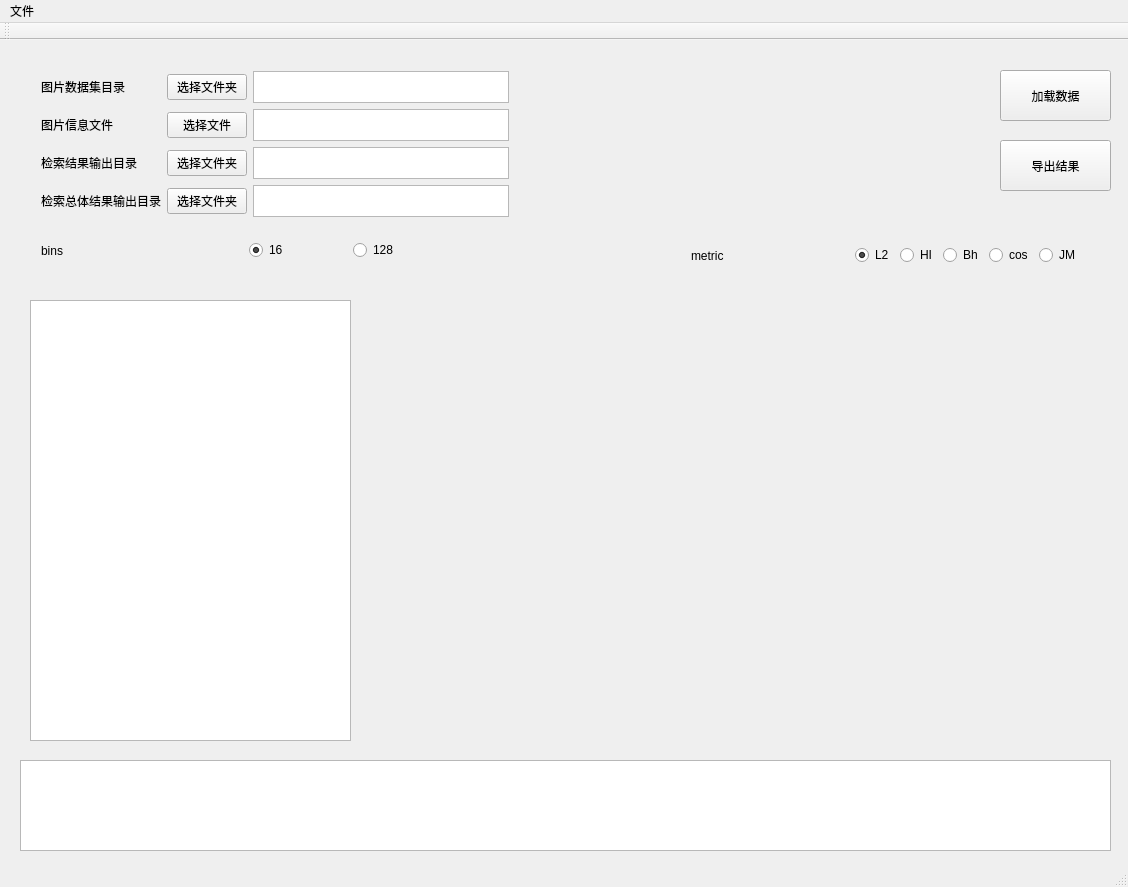
<?xml version="1.0" encoding="UTF-8"?>
<ui version="4.0">
 <class>QtWidgetsApplication1Class</class>
 <widget class="QMainWindow" name="QtWidgetsApplication1Class">
  <property name="geometry">
   <rect>
    <x>0</x>
    <y>0</y>
    <width>1128</width>
    <height>887</height>
   </rect>
  </property>
  <property name="windowTitle">
   <string>QtWidgetsApplication1</string>
  </property>
  <widget class="QWidget" name="centralWidget">
   <widget class="QTextBrowser" name="textBrowser_5">
    <property name="geometry">
     <rect>
      <x>20</x>
      <y>720</y>
      <width>1091</width>
      <height>91</height>
     </rect>
    </property>
    <property name="placeholderText">
     <string/>
    </property>
   </widget>
   <widget class="QWidget" name="gridLayoutWidget_2">
    <property name="geometry">
     <rect>
      <x>30</x>
      <y>20</y>
      <width>951</width>
      <height>151</height>
     </rect>
    </property>
    <layout class="QGridLayout" name="gridLayout_2">
     <property name="sizeConstraint">
      <enum>QLayout::SetFixedSize</enum>
     </property>
     <item row="1" column="0">
      <widget class="QLabel" name="label_2">
       <property name="text">
        <string>图片信息文件</string>
       </property>
      </widget>
     </item>
     <item row="0" column="0">
      <widget class="QLabel" name="label">
       <property name="text">
        <string>图片数据集目录</string>
       </property>
      </widget>
     </item>
     <item row="2" column="0">
      <widget class="QLabel" name="label_3">
       <property name="text">
        <string>检索结果输出目录</string>
       </property>
      </widget>
     </item>
     <item row="3" column="0">
      <widget class="QLabel" name="label_4">
       <property name="text">
        <string>检索总体结果输出目录</string>
       </property>
      </widget>
     </item>
     <item row="2" column="2">
      <widget class="QTextBrowser" name="resultBrowser">
       <property name="sizePolicy">
        <sizepolicy hsizetype="Expanding" vsizetype="Fixed">
         <horstretch>0</horstretch>
         <verstretch>0</verstretch>
        </sizepolicy>
       </property>
       <property name="maximumSize">
        <size>
         <width>800</width>
         <height>32</height>
        </size>
       </property>
      </widget>
     </item>
     <item row="0" column="2">
      <widget class="QTextBrowser" name="dataSetBrowser">
       <property name="sizePolicy">
        <sizepolicy hsizetype="Expanding" vsizetype="Fixed">
         <horstretch>0</horstretch>
         <verstretch>0</verstretch>
        </sizepolicy>
       </property>
       <property name="maximumSize">
        <size>
         <width>800</width>
         <height>32</height>
        </size>
       </property>
      </widget>
     </item>
     <item row="3" column="2">
      <widget class="QTextBrowser" name="overallBrowser">
       <property name="sizePolicy">
        <sizepolicy hsizetype="Expanding" vsizetype="Fixed">
         <horstretch>0</horstretch>
         <verstretch>0</verstretch>
        </sizepolicy>
       </property>
       <property name="maximumSize">
        <size>
         <width>800</width>
         <height>32</height>
        </size>
       </property>
       <property name="overwriteMode">
        <bool>false</bool>
       </property>
      </widget>
     </item>
     <item row="1" column="2">
      <widget class="QTextBrowser" name="infoBrowser">
       <property name="sizePolicy">
        <sizepolicy hsizetype="Expanding" vsizetype="Fixed">
         <horstretch>0</horstretch>
         <verstretch>0</verstretch>
        </sizepolicy>
       </property>
       <property name="maximumSize">
        <size>
         <width>800</width>
         <height>32</height>
        </size>
       </property>
      </widget>
     </item>
     <item row="2" column="1">
      <widget class="QPushButton" name="dresultButton">
       <property name="text">
        <string>选择文件夹</string>
       </property>
      </widget>
     </item>
     <item row="1" column="1">
      <widget class="QPushButton" name="fimageButton">
       <property name="text">
        <string>选择文件</string>
       </property>
      </widget>
     </item>
     <item row="0" column="1">
      <widget class="QPushButton" name="ddataButton">
       <property name="text">
        <string>选择文件夹</string>
       </property>
      </widget>
     </item>
     <item row="3" column="1">
      <widget class="QPushButton" name="doverallButton">
       <property name="text">
        <string>选择文件夹</string>
       </property>
      </widget>
     </item>
    </layout>
   </widget>
   <widget class="QWidget" name="horizontalLayoutWidget_2">
    <property name="geometry">
     <rect>
      <x>30</x>
      <y>180</y>
      <width>431</width>
      <height>61</height>
     </rect>
    </property>
    <layout class="QHBoxLayout" name="horizontalLayout_2">
     <item>
      <widget class="QLabel" name="label_5">
       <property name="sizePolicy">
        <sizepolicy hsizetype="Minimum" vsizetype="Preferred">
         <horstretch>0</horstretch>
         <verstretch>0</verstretch>
        </sizepolicy>
       </property>
       <property name="text">
        <string>bins</string>
       </property>
      </widget>
     </item>
     <item>
      <layout class="QHBoxLayout" name="horizontalLayout">
       <item>
        <widget class="QRadioButton" name="radioButton_6">
         <property name="text">
          <string>16</string>
         </property>
         <property name="checked">
          <bool>true</bool>
         </property>
        </widget>
       </item>
       <item>
        <widget class="QRadioButton" name="radioButton_7">
         <property name="text">
          <string>128</string>
         </property>
        </widget>
       </item>
      </layout>
     </item>
    </layout>
   </widget>
   <widget class="QWidget" name="horizontalLayoutWidget">
    <property name="geometry">
     <rect>
      <x>680</x>
      <y>190</y>
      <width>411</width>
      <height>51</height>
     </rect>
    </property>
    <layout class="QHBoxLayout" name="horizontalLayout_3">
     <item>
      <widget class="QLabel" name="label_6">
       <property name="sizePolicy">
        <sizepolicy hsizetype="Minimum" vsizetype="Preferred">
         <horstretch>0</horstretch>
         <verstretch>0</verstretch>
        </sizepolicy>
       </property>
       <property name="text">
        <string>metric</string>
       </property>
      </widget>
     </item>
     <item>
      <layout class="QGridLayout" name="gridLayout">
       <item row="0" column="4">
        <widget class="QRadioButton" name="radioButton_5">
         <property name="text">
          <string>JM</string>
         </property>
        </widget>
       </item>
       <item row="0" column="2">
        <widget class="QRadioButton" name="radioButton_3">
         <property name="text">
          <string>Bh</string>
         </property>
        </widget>
       </item>
       <item row="0" column="0">
        <widget class="QRadioButton" name="radioButton">
         <property name="text">
          <string>L2</string>
         </property>
         <property name="checked">
          <bool>true</bool>
         </property>
         <property name="autoExclusive">
          <bool>true</bool>
         </property>
        </widget>
       </item>
       <item row="0" column="1">
        <widget class="QRadioButton" name="radioButton_2">
         <property name="text">
          <string>HI</string>
         </property>
        </widget>
       </item>
       <item row="0" column="3">
        <widget class="QRadioButton" name="radioButton_4">
         <property name="text">
          <string>cos</string>
         </property>
        </widget>
       </item>
      </layout>
     </item>
    </layout>
   </widget>
   <widget class="QPushButton" name="loadButton">
    <property name="geometry">
     <rect>
      <x>1000</x>
      <y>30</y>
      <width>111</width>
      <height>51</height>
     </rect>
    </property>
    <property name="text">
     <string>加载数据</string>
    </property>
    <property name="checkable">
     <bool>false</bool>
    </property>
    <property name="autoRepeat">
     <bool>false</bool>
    </property>
    <property name="autoDefault">
     <bool>false</bool>
    </property>
    <property name="flat">
     <bool>false</bool>
    </property>
   </widget>
   <widget class="QPushButton" name="exportButton">
    <property name="geometry">
     <rect>
      <x>1000</x>
      <y>100</y>
      <width>111</width>
      <height>51</height>
     </rect>
    </property>
    <property name="text">
     <string>导出结果</string>
    </property>
   </widget>
   <widget class="QTableView" name="tableView">
    <property name="geometry">
     <rect>
      <x>30</x>
      <y>260</y>
      <width>321</width>
      <height>441</height>
     </rect>
    </property>
   </widget>
  </widget>
  <widget class="QMenuBar" name="menuBar">
   <property name="geometry">
    <rect>
     <x>0</x>
     <y>0</y>
     <width>1128</width>
     <height>26</height>
    </rect>
   </property>
   <widget class="QMenu" name="menu">
    <property name="title">
     <string>文件</string>
    </property>
   </widget>
   <addaction name="menu"/>
  </widget>
  <widget class="QToolBar" name="mainToolBar">
   <attribute name="toolBarArea">
    <enum>TopToolBarArea</enum>
   </attribute>
   <attribute name="toolBarBreak">
    <bool>false</bool>
   </attribute>
  </widget>
  <widget class="QStatusBar" name="statusBar"/>
 </widget>
 <layoutdefault spacing="6" margin="11"/>
 <resources>
  <include location="QtWidgetsApplication1.qrc"/>
 </resources>
 <connections/>
 <slots>
  <slot>slot1()</slot>
 </slots>
</ui>
